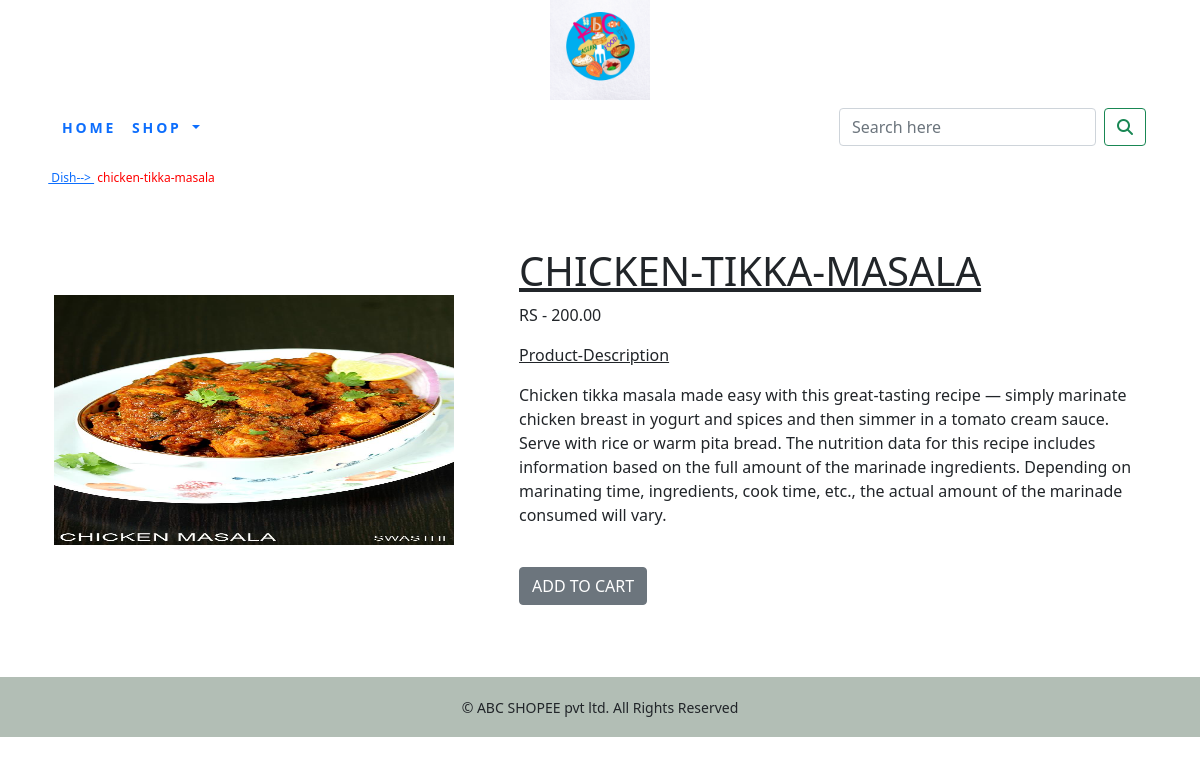
Screenshot of /cartapp/non-veg/chicken-masala/ with the database file from the repository.
### cartapp/models.py (models this page shows, shortened)
class Product(models.Model):
    name = models.CharField(max_length=250, unique=True)
    slug = models.SlugField(max_length=250, unique=True)
    desc2 = models.TextField(blank=True)
    price=models.DecimalField(max_digits=10, decimal_places=2)
    category=models.ForeignKey(Category,on_delete=models.CASCADE)
    image2 = models.ImageField(upload_to='product', blank=True)
    stock=models.IntegerField()
    available=models.BooleanField(default=True)
    created=models.DateTimeField(auto_now_add=True)
    updated=models.DateTimeField(auto_now=True)
    def get_url(self):
        return reverse('cartapp:pc_details',args=[self.category.slug,self.slug])
    class Meta:
        ordering = ('name',)
        verbose_name = 'product'
        verbose_name_plural = 'products'

### cartapp/views.py (the view)
# urls.py: path('<slug:c_slug>/<slug:p_slug>/',views.proDetail,name='pc_details')
def proDetail(request,c_slug,p_slug):
    try:
        product=Product.objects.get(category__slug=c_slug,slug=p_slug)
    except Exception as e:
        raise e
    return render(request,"product.html",{'product':product})

### cartapp/context_processors.py (called while the page is built)
def menu_links(request):
    links=Category.objects.all()
    return dict(links=links)

### cartapp/models.py (called while the page is built)
    def get_url(self):
        return reverse('cartapp:products_by_category',args=[self.slug])

### orderapp/context_processors.py (called while the page is built)
def counter(request):
    item_count=0
    if 'admin' in request.path:
        return {}
    else:
        try:
            cart=order.objects.filter(cart_id=_cart_id(request))
            cart_items=cartItem.objects.all().filter(cart=cart[:1])
            for cart_item in cart_items:
                 item_count += cart_item.quantity
        except order.DoesNotExist:
            item_count = 0
    return dict(item_count=item_count)

### orderapp/views.py (called while the page is built)
def _cart_id(request):
    cart=request.session.session_key
    if not cart:
        cart=request.session.create()
    return cart

### templates/product.html (shortened to what this page needs)
{% extends 'base.html' %}
{% load static %}
{% block content %}
<div class="row my_prod_row_class">
    <div class="mx_auto"><p>
        &nbsp; <text style="color:red"><a href="{{product.get_url}}">&nbsp;Dish--> </a></text>
        &nbsp;<text style="color:red">{{product.name}}</text>
    </div>
</div>
<div class="container">
<br>
<div class="row">
      <div class="col-sm-5">
<br><br>
            <img src="{{product.image2.url}}" width="400" height="250" alt="{{product.name}}">
        </div><br>
    <br>
        <div class="col-sm-7">
            <div>
                <h1><u><span style="text-transform:uppercase">{{product.name}}</span></u></h1>
            <p>RS - {{product.price}}</p>
            <p class="my-title"><u>Product-Description</u></p>
            <p class="text-justify my_prod_text">{{product.desc2}}</p>
            {% if product.stock <= 0 %}
            <p class="text-justify my_prod_text"><b><i>OUT OF STOCK</i></b></p>
            {% else %}<br>
            <a class="btn btn-secondary" href="{% url 'orderapp:add_cart' product.id %}">ADD TO CART</a>
                {% endif %}
    </div>
</div>
</div>
</div>
<br>
<br>
<br>
    {% endblock %}

### static/css/custom.css (style rules this page uses)
body { font-family:'Roboto', sans-serif; }
.my_prod_row_class { padding-top:15px; padding-bottom:20px; }
.my_prod_row_class .mx_auto { color:#000; font-size:12px; text-decoration:none; }
.my_prod_text { padding_right:20px; }

### rows the page displays
Product: name "chicken-tikka-masala", image2 (picture), name "CHICKEN-TIKKA-MASALA", price "200.00", desc2 "Chicken tikka masala made easy with this great-tasting recipe — simply marinate chicken breast in yogurt and spices and then simmer in a tomato cream sauce. Serve with rice or warm pita bread. The nutrition data for this recipe includes information based on the full amount of the marinade ingredients. Depending on marinating time, ingredients, cook time, etc., the actual amount of the marinade consumed will vary."
